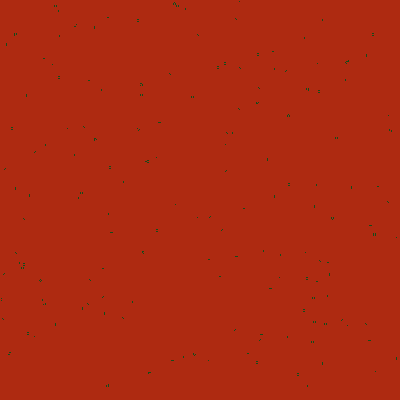
Frame 1 (no input)
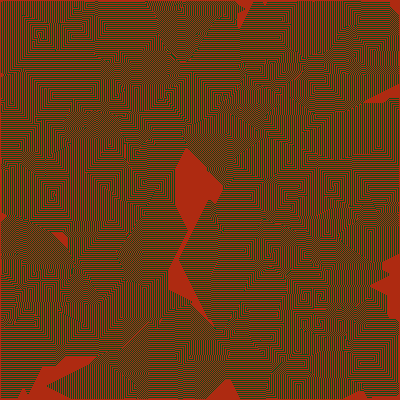
Frame 60 (the mouse pressed at the canvas centre just before this capture)
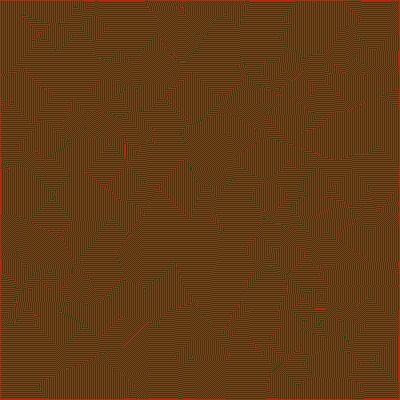
Frame 120 (the mouse held since frame 60 and released just before this capture)

The Processing sketch that drew these frames (run headless with seeded random() and noise(); from frame 60 on, the mouse is pressed at the canvas centre):

// Processing sketch: processing_6776
// ── processing_6776.pde

int[][] grid, future;
void setup() {
  size(400, 400);
  frameRate(10);
  grid = new int[width][height];
  future = new int[width][height];
  float density = 0.01 * width * height;
  for(int i = 0; i < density; i++) {
    int tempX = int(random(width));
    int tempY = int(random(height));
    grid[tempX][tempY] = 1; 
  }
  background(174,42,17);
}

void draw() {
 for(int x = 1; x < width-1; x++) {
  for(int y = 1; y < height-1; y++) {
   //Check the number of neighbors (adjacent cells) 
   int nb = neighbors(x, y);
   if((grid[x][y] == 1) && (nb > 6)) {
   //  print(1);
    future[x][y] = 0; //Isolation death
    set(x, y, color(209,90,6));
   } else
   if((grid[x][y] == 1) && (nb < 6)) {
    // print(2);
     future[x][y]=0;//Overpopulation death
     set(x, y, color(174,42,17));
   } else
   if((grid[x][y] == 0) && (nb > 1)) {
    // print(3);
     future[x][y]=1;//Birth
     set(x, y, color(21,75,25));
   } else {
    future[x][y] = grid[x][y]; 
   }
  }
 } 
 println( "zip");  
 int[][]temp = grid;
 grid = future;
 future = temp;
}



int neighbors(int x, int y) {
  return grid[x][y-1] +   //North
         grid[x+1][y-1] + //NorthEast
         grid[x+1][y] +   //East
         grid[x+1][y+1] + //SouthEast
         grid[x][y+1] +   //South
         grid[x-1][y+1] + //Southwest
         grid[x-1][y] +   //West
         grid[x-1][y-1];  //NorthWest
}

/*int
void setseparatator(int pixnbTotals) {
  for(i=1000;i>.1;i=i/10)
{
 x=num%i;
 println((num-x)/i);
 num=x;
}
}
*/
